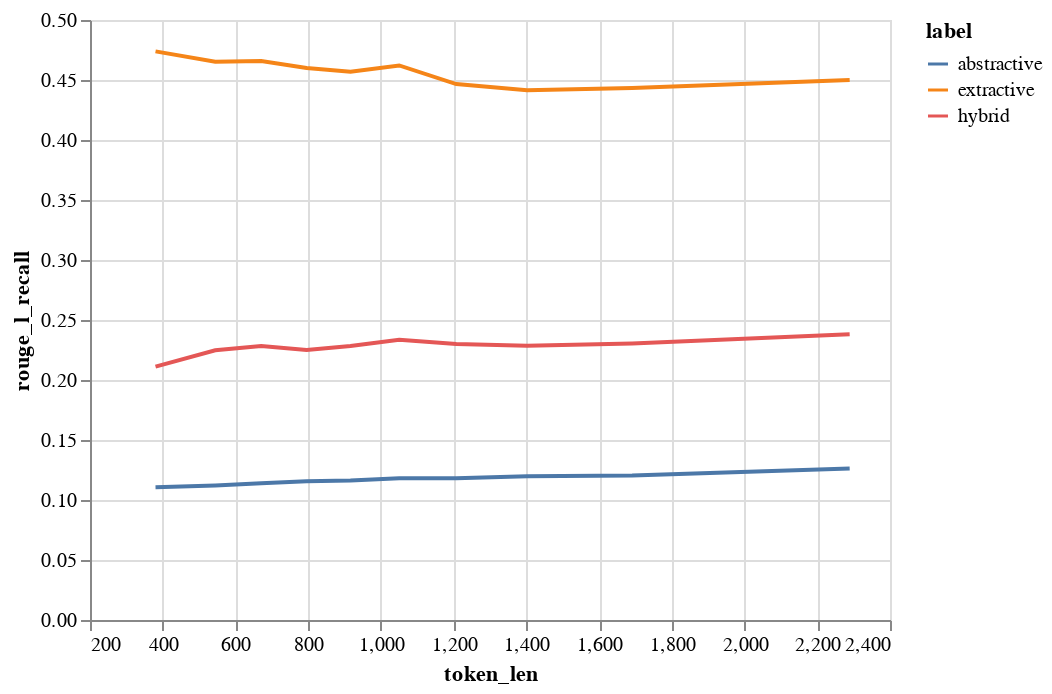

This figure's notebook cell:
### Code cell
alt.Chart(binned_data).mark_line().encode(
    x='token_len',
    y='rouge_l_recall',
    color='label',
)

### Figure 1 — Vega-Lite specification as saved in the notebook (floating-point values rounded to 4 significant figures)
{"config": {"view": {"continuousWidth": 400, "continuousHeight": 300}}, "data": {"name": "data-87c9492c4b06ccd9bc080b772d51fe22"}, "mark": "line", "encoding": {"color": {"type": "nominal", "field": "label"}, "x": {"type": "quantitative", "field": "token_len"}, "y": {"type": "quantitative", "field": "rouge_l_recall"}}, "$schema": "https://vega.github.io/schema/vega-lite/v4.8.1.json", "datasets": {"data-87c9492c4b06ccd9bc080b772d51fe22": [{"token_bin": 0, "label": "abstractive", "doc_id": 6800.0, "char_len": 1383.0, "word_len": 259.2, "token_len": 380.2, "rouge_1_recall": 0.1653, "rouge_1_recall_cb": 0.1653, "rouge_1_recall_ce": 0.1653, "rouge_1_precision": 0.3795, "rouge_1_precision_cb": 0.3795, "rouge_1_precision_ce": 0.3795, "rouge_1_f_score": 0.224, "rouge_1_f_score_cb": 0.224, "rouge_1_f_score_ce": 0.224, "rouge_2_recall": 0.02516, "rouge_2_recall_cb": 0.02516, "rouge_2_recall_ce": 0.02516, "rouge_2_precision": 0.05936, "rouge_2_precision_cb": 0.05936, "rouge_2_precision_ce": 0.05936, "rouge_2_f_score": 0.03435, "rouge_2_f_score_cb": 0.03435, "rouge_2_f_score_ce": 0.03435, "rouge_l_recall": 0.1106, "rouge_l_recall_cb": 0.1106, "rouge_l_recall_ce": 0.1106, "rouge_l_precision": 0.2522, "rouge_l_precision_cb": 0.2522, "rouge_l_precision_ce": 0.2522, "rouge_l_f_score": 0.1495, "rouge_l_f_score_cb": 0.1495, "rouge_l_f_score_ce": 0.1495}, {"token_bin": 0, "label": "extractive", "doc_id": 6800.0, "char_len": 1383.0, "word_len": 259.2, "token_len": 380.2, "rouge_1_recall": 0.5319, "rouge_1_recall_cb": 0.5319, "rouge_1_recall_ce": 0.5319, "rouge_1_precision": 0.3126, "rouge_1_precision_cb": 0.3126, "rouge_1_precision_ce": 0.3126, "rouge_1_f_score": 0.3778, "rouge_1_f_score_cb": 0.3778, "rouge_1_f_score_ce": 0.3778, "rouge_2_recall": 0.2784, "rouge_2_recall_cb": 0.2784, "rouge_2_recall_ce": 0.2784, "rouge_2_precision": 0.1585, "rouge_2_precision_cb": 0.1585, "rouge_2_precision_ce": 0.1585, "rouge_2_f_score": 0.1931, "rouge_2_f_score_cb": 0.1931, "rouge_2_f_score_ce": 0.1931, "rouge_l_recall": 0.4739, "rouge_l_recall_cb": 0.4739, "rouge_l_recall_ce": 0.4739, "rouge_l_precision": 0.2761, "rouge_l_precision_cb": 0.2761, "rouge_l_precision_ce": 0.2761, "rouge_l_f_score": 0.3346, "rouge_l_f_score_cb": 0.3346, "rouge_l_f_score_ce": 0.3346}, {"token_bin": 0, "label": "hybrid", "doc_id": 6800.0, "char_len": 1383.0, "word_len": 259.2, "token_len": 380.2, "rouge_1_recall": 0.2782, "rouge_1_recall_cb": 0.2782, "rouge_1_recall_ce": 0.2782, "rouge_1_precision": 0.3615, "rouge_1_precision_cb": 0.3615, "rouge_1_precision_ce": 0.3615, "rouge_1_f_score": 0.2958, "rouge_1_f_score_cb": 0.2958, "rouge_1_f_score_ce": 0.2958, "rouge_2_recall": 0.07789, "rouge_2_recall_cb": 0.07789, "rouge_2_recall_ce": 0.07789, "rouge_2_precision": 0.09997, "rouge_2_precision_cb": 0.09997, "rouge_2_precision_ce": 0.09997, "rouge_2_f_score": 0.08156, "rouge_2_f_score_cb": 0.08156, "rouge_2_f_score_ce": 0.08156, "rouge_l_recall": 0.2111, "rouge_l_recall_cb": 0.2111, "rouge_l_recall_ce": 0.2111, "rouge_l_precision": 0.2705, "rouge_l_precision_cb": 0.2705, "rouge_l_precision_ce": 0.2705, "rouge_l_f_score": 0.2228, "rouge_l_f_score_cb": 0.2228, "rouge_l_f_score_ce": 0.2228}, {"token_bin": 1, "label": "abstractive", "doc_id": 6557.0, "char_len": 1983.0, "word_len": 375.7, "token_len": 544.5, "rouge_1_recall": 0.1722, "rouge_1_recall_cb": 0.1722, "rouge_1_recall_ce": 0.1722, "rouge_1_precision": 0.3656, "rouge_1_precision_cb": 0.3656, "rouge_1_precision_ce": 0.3656, "rouge_1_f_score": 0.228, "rouge_1_f_score_cb": 0.228, "rouge_1_f_score_ce": 0.228, "rouge_2_recall": 0.02291, "rouge_2_recall_cb": 0.02291, "rouge_2_recall_ce": 0.02291, "rouge_2_precision": 0.04863, "rouge_2_precision_cb": 0.04863, "rouge_2_precision_ce": 0.04863, "rouge_2_f_score": 0.03032, "rouge_2_f_score_cb": 0.03032, "rouge_2_f_score_ce": 0.03032, "rouge_l_recall": 0.1121, "rouge_l_recall_cb": 0.1121, "rouge_l_recall_ce": 0.1121, "rouge_l_precision": 0.2365, "rouge_l_precision_cb": 0.2365, "rouge_l_precision_ce": 0.2365, "rouge_l_f_score": 0.1481, "rouge_l_f_score_cb": 0.1481, "rouge_l_f_score_ce": 0.1481}, {"token_bin": 1, "label": "extractive", "doc_id": 6557.0, "char_len": 1983.0, "word_len": 375.7, "token_len": 544.5, "rouge_1_recall": 0.5274, "rouge_1_recall_cb": 0.5274, "rouge_1_recall_ce": 0.5274, "rouge_1_precision": 0.291, "rouge_1_precision_cb": 0.291, "rouge_1_precision_ce": 0.291, "rouge_1_f_score": 0.3612, "rouge_1_f_score_cb": 0.3612, "rouge_1_f_score_ce": 0.3612, "rouge_2_recall": 0.2672, "rouge_2_recall_cb": 0.2672, "rouge_2_recall_ce": 0.2672, "rouge_2_precision": 0.1409, "rouge_2_precision_cb": 0.1409, "rouge_2_precision_ce": 0.1409, "rouge_2_f_score": 0.1773, "rouge_2_f_score_cb": 0.1773, "rouge_2_f_score_ce": 0.1773, "rouge_l_recall": 0.4653, "rouge_l_recall_cb": 0.4653, "rouge_l_recall_ce": 0.4653, "rouge_l_precision": 0.2542, "rouge_l_precision_cb": 0.2542, "rouge_l_precision_ce": 0.2542, "rouge_l_f_score": 0.3166, "rouge_l_f_score_cb": 0.3166, "rouge_l_f_score_ce": 0.3166}, {"token_bin": 1, "label": "hybrid", "doc_id": 6557.0, "char_len": 1983.0, "word_len": 375.7, "token_len": 544.5, "rouge_1_recall": 0.2965, "rouge_1_recall_cb": 0.2965, "rouge_1_recall_ce": 0.2965, "rouge_1_precision": 0.3406, "rouge_1_precision_cb": 0.3406, "rouge_1_precision_ce": 0.3406, "rouge_1_f_score": 0.299, "rouge_1_f_score_cb": 0.299, "rouge_1_f_score_ce": 0.299, "rouge_2_recall": 0.08149, "rouge_2_recall_cb": 0.08149, "rouge_2_recall_ce": 0.08149, "rouge_2_precision": 0.08927, "rouge_2_precision_cb": 0.08927, "rouge_2_precision_ce": 0.08927, "rouge_2_f_score": 0.07993, "rouge_2_f_score_cb": 0.07993, "rouge_2_f_score_ce": 0.07993, "rouge_l_recall": 0.2247, "rouge_l_recall_cb": 0.2247, "rouge_l_recall_ce": 0.2247, "rouge_l_precision": 0.2541, "rouge_l_precision_cb": 0.2541, "rouge_l_precision_ce": 0.2541, "rouge_l_f_score": 0.2246, "rouge_l_f_score_cb": 0.2246, "rouge_l_f_score_ce": 0.2246}, {"token_bin": 2, "label": "abstractive", "doc_id": 6761.0, "char_len": 2456.0, "word_len": 465.3, "token_len": 670.8, "rouge_1_recall": 0.1764, "rouge_1_recall_cb": 0.1764, "rouge_1_recall_ce": 0.1764, "rouge_1_precision": 0.3597, "rouge_1_precision_cb": 0.3597, "rouge_1_precision_ce": 0.3597, "rouge_1_f_score": 0.2301, "rouge_1_f_score_cb": 0.2301, "rouge_1_f_score_ce": 0.2301, "rouge_2_recall": 0.02203, "rouge_2_recall_cb": 0.02203, "rouge_2_recall_ce": 0.02203, "rouge_2_precision": 0.04474, "rouge_2_precision_cb": 0.04474, "rouge_2_precision_ce": 0.04474, "rouge_2_f_score": 0.02871, "rouge_2_f_score_cb": 0.02871, "rouge_2_f_score_ce": 0.02871, "rouge_l_recall": 0.114, "rouge_l_recall_cb": 0.114, "rouge_l_recall_ce": 0.114, "rouge_l_precision": 0.2313, "rouge_l_precision_cb": 0.2313, "rouge_l_precision_ce": 0.2313, "rouge_l_f_score": 0.1484, "rouge_l_f_score_cb": 0.1484, "rouge_l_f_score_ce": 0.1484}, {"token_bin": 2, "label": "extractive", "doc_id": 6761.0, "char_len": 2456.0, "word_len": 465.3, "token_len": 670.8, "rouge_1_recall": 0.5227, "rouge_1_recall_cb": 0.5227, "rouge_1_recall_ce": 0.5227, "rouge_1_precision": 0.2745, "rouge_1_precision_cb": 0.2745, "rouge_1_precision_ce": 0.2745, "rouge_1_f_score": 0.3459, "rouge_1_f_score_cb": 0.3459, "rouge_1_f_score_ce": 0.3459, "rouge_2_recall": 0.2623, "rouge_2_recall_cb": 0.2623, "rouge_2_recall_ce": 0.2623, "rouge_2_precision": 0.1301, "rouge_2_precision_cb": 0.1301, "rouge_2_precision_ce": 0.1301, "rouge_2_f_score": 0.167, "rouge_2_f_score_cb": 0.167, "rouge_2_f_score_ce": 0.167, "rouge_l_recall": 0.4658, "rouge_l_recall_cb": 0.4658, "rouge_l_recall_ce": 0.4658, "rouge_l_precision": 0.242, "rouge_l_precision_cb": 0.242, "rouge_l_precision_ce": 0.242, "rouge_l_f_score": 0.306, "rouge_l_f_score_cb": 0.306, "rouge_l_f_score_ce": 0.306}, {"token_bin": 2, "label": "hybrid", "doc_id": 6761.0, "char_len": 2456.0, "word_len": 465.3, "token_len": 670.8, "rouge_1_recall": 0.2995, "rouge_1_recall_cb": 0.2995, "rouge_1_recall_ce": 0.2995, "rouge_1_precision": 0.3235, "rouge_1_precision_cb": 0.3235, "rouge_1_precision_ce": 0.3235, "rouge_1_f_score": 0.2925, "rouge_1_f_score_cb": 0.2925, "rouge_1_f_score_ce": 0.2925, "rouge_2_recall": 0.08059, "rouge_2_recall_cb": 0.08059, "rouge_2_recall_ce": 0.08059, "rouge_2_precision": 0.08287, "rouge_2_precision_cb": 0.08287, "rouge_2_precision_ce": 0.08287, "rouge_2_f_score": 0.07646, "rouge_2_f_score_cb": 0.07646, "rouge_2_f_score_ce": 0.07646, "rouge_l_recall": 0.2283, "rouge_l_recall_cb": 0.2283, "rouge_l_recall_ce": 0.2283, "rouge_l_precision": 0.2432, "rouge_l_precision_cb": 0.2432, "rouge_l_precision_ce": 0.2432, "rouge_l_f_score": 0.2212, "rouge_l_f_score_cb": 0.2212, "rouge_l_f_score_ce": 0.2212}, {"token_bin": 3, "label": "abstractive", "doc_id": 6560.0, "char_len": 2921.0, "word_len": 555.4, "token_len": 795.6, "rouge_1_recall": 0.1805, "rouge_1_recall_cb": 0.1805, "rouge_1_recall_ce": 0.1805, "rouge_1_precision": 0.3569, "rouge_1_precision_cb": 0.3569, "rouge_1_precision_ce": 0.3569, "rouge_1_f_score": 0.2332, "rouge_1_f_score_cb": 0.2332, "rouge_1_f_score_ce": 0.2332, "rouge_2_recall": 0.02182, "rouge_2_recall_cb": 0.02182, "rouge_2_recall_ce": 0.02182, "rouge_2_precision": 0.04306, "rouge_2_precision_cb": 0.04306, "rouge_2_precision_ce": 0.04306, "rouge_2_f_score": 0.02814, "rouge_2_f_score_cb": 0.02814, "rouge_2_f_score_ce": 0.02814, "rouge_l_recall": 0.1156, "rouge_l_recall_cb": 0.1156, "rouge_l_recall_ce": 0.1156, "rouge_l_precision": 0.228, "rouge_l_precision_cb": 0.228, "rouge_l_precision_ce": 0.228, "rouge_l_f_score": 0.1493, "rouge_l_f_score_cb": 0.1493, "rouge_l_f_score_ce": 0.1493}, {"token_bin": 3, "label": "extractive", "doc_id": 6560.0, "char_len": 2921.0, "word_len": 555.4, "token_len": 795.6, "rouge_1_recall": 0.5175, "rouge_1_recall_cb": 0.5175, "rouge_1_recall_ce": 0.5175, "rouge_1_precision": 0.2647, "rouge_1_precision_cb": 0.2647, "rouge_1_precision_ce": 0.2647, "rouge_1_f_score": 0.3361, "rouge_1_f_score_cb": 0.3361, "rouge_1_f_score_ce": 0.3361, "rouge_2_recall": 0.2502, "rouge_2_recall_cb": 0.2502, "rouge_2_recall_ce": 0.2502, "rouge_2_precision": 0.1218, "rouge_2_precision_cb": 0.1218, "rouge_2_precision_ce": 0.1218, "rouge_2_f_score": 0.1567, "rouge_2_f_score_cb": 0.1567, "rouge_2_f_score_ce": 0.1567, "rouge_l_recall": 0.4599, "rouge_l_recall_cb": 0.4599, "rouge_l_recall_ce": 0.4599, "rouge_l_precision": 0.233, "rouge_l_precision_cb": 0.233, "rouge_l_precision_ce": 0.233, "rouge_l_f_score": 0.2967, "rouge_l_f_score_cb": 0.2967, "rouge_l_f_score_ce": 0.2967}, {"token_bin": 3, "label": "hybrid", "doc_id": 6560.0, "char_len": 2921.0, "word_len": 555.4, "token_len": 795.6, "rouge_1_recall": 0.2976, "rouge_1_recall_cb": 0.2976, "rouge_1_recall_ce": 0.2976, "rouge_1_precision": 0.3164, "rouge_1_precision_cb": 0.3164, "rouge_1_precision_ce": 0.3164, "rouge_1_f_score": 0.2889, "rouge_1_f_score_cb": 0.2889, "rouge_1_f_score_ce": 0.2889, "rouge_2_recall": 0.07606, "rouge_2_recall_cb": 0.07606, "rouge_2_recall_ce": 0.07606, "rouge_2_precision": 0.07681, "rouge_2_precision_cb": 0.07681, "rouge_2_precision_ce": 0.07681, "rouge_2_f_score": 0.07159, "rouge_2_f_score_cb": 0.07159, "rouge_2_f_score_ce": 0.07159, "rouge_l_recall": 0.2249, "rouge_l_recall_cb": 0.2249, "rouge_l_recall_ce": 0.2249, "rouge_l_precision": 0.2352, "rouge_l_precision_cb": 0.2352, "rouge_l_precision_ce": 0.2352, "rouge_l_f_score": 0.2162, "rouge_l_f_score_cb": 0.2162, "rouge_l_f_score_ce": 0.2162}, {"token_bin": 4, "label": "abstractive", "doc_id": 6597.0, "char_len": 3356.0, "word_len": 638.1, "token_len": 916.3, "rouge_1_recall": 0.1817, "rouge_1_recall_cb": 0.1817, "rouge_1_recall_ce": 0.1817, "rouge_1_precision": 0.3548, "rouge_1_precision_cb": 0.3548, "rouge_1_precision_ce": 0.3548, "rouge_1_f_score": 0.2339, "rouge_1_f_score_cb": 0.2339, "rouge_1_f_score_ce": 0.2339, "rouge_2_recall": 0.0216, "rouge_2_recall_cb": 0.0216, "rouge_2_recall_ce": 0.0216, "rouge_2_precision": 0.04205, "rouge_2_precision_cb": 0.04205, "rouge_2_precision_ce": 0.04205, "rouge_2_f_score": 0.02777, "rouge_2_f_score_cb": 0.02777, "rouge_2_f_score_ce": 0.02777, "rouge_l_recall": 0.1162, "rouge_l_recall_cb": 0.1162, "rouge_l_recall_ce": 0.1162, "rouge_l_precision": 0.2265, "rouge_l_precision_cb": 0.2265, "rouge_l_precision_ce": 0.2265, "rouge_l_f_score": 0.1496, "rouge_l_f_score_cb": 0.1496, "rouge_l_f_score_ce": 0.1496}, {"token_bin": 4, "label": "extractive", "doc_id": 6597.0, "char_len": 3356.0, "word_len": 638.1, "token_len": 916.3, "rouge_1_recall": 0.5184, "rouge_1_recall_cb": 0.5184, "rouge_1_recall_ce": 0.5184, "rouge_1_precision": 0.2605, "rouge_1_precision_cb": 0.2605, "rouge_1_precision_ce": 0.2605, "rouge_1_f_score": 0.3337, "rouge_1_f_score_cb": 0.3337, "rouge_1_f_score_ce": 0.3337, "rouge_2_recall": 0.2465, "rouge_2_recall_cb": 0.2465, "rouge_2_recall_ce": 0.2465, "rouge_2_precision": 0.117, "rouge_2_precision_cb": 0.117, "rouge_2_precision_ce": 0.117, "rouge_2_f_score": 0.1522, "rouge_2_f_score_cb": 0.1522, "rouge_2_f_score_ce": 0.1522, "rouge_l_recall": 0.4569, "rouge_l_recall_cb": 0.4569, "rouge_l_recall_ce": 0.4569, "rouge_l_precision": 0.2275, "rouge_l_precision_cb": 0.2275, "rouge_l_precision_ce": 0.2275, "rouge_l_f_score": 0.2922, "rouge_l_f_score_cb": 0.2922, "rouge_l_f_score_ce": 0.2922}, {"token_bin": 4, "label": "hybrid", "doc_id": 6597.0, "char_len": 3356.0, "word_len": 638.1, "token_len": 916.3, "rouge_1_recall": 0.3006, "rouge_1_recall_cb": 0.3006, "rouge_1_recall_ce": 0.3006, "rouge_1_precision": 0.3156, "rouge_1_precision_cb": 0.3156, "rouge_1_precision_ce": 0.3156, "rouge_1_f_score": 0.2902, "rouge_1_f_score_cb": 0.2902, "rouge_1_f_score_ce": 0.2902, "rouge_2_recall": 0.07548, "rouge_2_recall_cb": 0.07548, "rouge_2_recall_ce": 0.07548, "rouge_2_precision": 0.07504, "rouge_2_precision_cb": 0.07504, "rouge_2_precision_ce": 0.07504, "rouge_2_f_score": 0.07044, "rouge_2_f_score_cb": 0.07044, "rouge_2_f_score_ce": 0.07044, "rouge_l_recall": 0.2284, "rouge_l_recall_cb": 0.2284, "rouge_l_recall_ce": 0.2284, "rouge_l_precision": 0.2358, "rouge_l_precision_cb": 0.2358, "rouge_l_precision_ce": 0.2358, "rouge_l_f_score": 0.2184, "rouge_l_f_score_cb": 0.2184, "rouge_l_f_score_ce": 0.2184}, {"token_bin": 5, "label": "abstractive", "doc_id": 6752.0, "char_len": 3844.0, "word_len": 731.1, "token_len": 1050.0, "rouge_1_recall": 0.1852, "rouge_1_recall_cb": 0.1852, "rouge_1_recall_ce": 0.1852, "rouge_1_precision": 0.3529, "rouge_1_precision_cb": 0.3529, "rouge_1_precision_ce": 0.3529, "rouge_1_f_score": 0.2363, "rouge_1_f_score_cb": 0.2363, "rouge_1_f_score_ce": 0.2363, "rouge_2_recall": 0.02217, "rouge_2_recall_cb": 0.02217, "rouge_2_recall_ce": 0.02217, "rouge_2_precision": 0.04235, "rouge_2_precision_cb": 0.04235, "rouge_2_precision_ce": 0.04235, "rouge_2_f_score": 0.02828, "rouge_2_f_score_cb": 0.02828, "rouge_2_f_score_ce": 0.02828, "rouge_l_recall": 0.118, "rouge_l_recall_cb": 0.118, "rouge_l_recall_ce": 0.118, "rouge_l_precision": 0.2242, "rouge_l_precision_cb": 0.2242, "rouge_l_precision_ce": 0.2242, "rouge_l_f_score": 0.1504, "rouge_l_f_score_cb": 0.1504, "rouge_l_f_score_ce": 0.1504}, {"token_bin": 5, "label": "extractive", "doc_id": 6752.0, "char_len": 3844.0, "word_len": 731.1, "token_len": 1050.0, "rouge_1_recall": 0.5211, "rouge_1_recall_cb": 0.5211, "rouge_1_recall_ce": 0.5211, "rouge_1_precision": 0.2612, "rouge_1_precision_cb": 0.2612, "rouge_1_precision_ce": 0.2612, "rouge_1_f_score": 0.3346, "rouge_1_f_score_cb": 0.3346, "rouge_1_f_score_ce": 0.3346, "rouge_2_recall": 0.2569, "rouge_2_recall_cb": 0.2569, "rouge_2_recall_ce": 0.2569, "rouge_2_precision": 0.1228, "rouge_2_precision_cb": 0.1228, "rouge_2_precision_ce": 0.1228, "rouge_2_f_score": 0.1593, "rouge_2_f_score_cb": 0.1593, "rouge_2_f_score_ce": 0.1593, "rouge_l_recall": 0.4621, "rouge_l_recall_cb": 0.4621, "rouge_l_recall_ce": 0.4621, "rouge_l_precision": 0.2298, "rouge_l_precision_cb": 0.2298, "rouge_l_precision_ce": 0.2298, "rouge_l_f_score": 0.2951, "rouge_l_f_score_cb": 0.2951, "rouge_l_f_score_ce": 0.2951}, {"token_bin": 5, "label": "hybrid", "doc_id": 6752.0, "char_len": 3844.0, "word_len": 731.1, "token_len": 1050.0, "rouge_1_recall": 0.3078, "rouge_1_recall_cb": 0.3078, "rouge_1_recall_ce": 0.3078, "rouge_1_precision": 0.3119, "rouge_1_precision_cb": 0.3119, "rouge_1_precision_ce": 0.3119, "rouge_1_f_score": 0.292, "rouge_1_f_score_cb": 0.292, "rouge_1_f_score_ce": 0.292, "rouge_2_recall": 0.08023, "rouge_2_recall_cb": 0.08023, "rouge_2_recall_ce": 0.08023, "rouge_2_precision": 0.07624, "rouge_2_precision_cb": 0.07624, "rouge_2_precision_ce": 0.07624, "rouge_2_f_score": 0.07321, "rouge_2_f_score_cb": 0.07321, "rouge_2_f_score_ce": 0.07321, "rouge_l_recall": 0.2335, "rouge_l_recall_cb": 0.2335, "rouge_l_recall_ce": 0.2335, "rouge_l_precision": 0.2317, "rouge_l_precision_cb": 0.2317, "rouge_l_precision_ce": 0.2317, "rouge_l_f_score": 0.2188, "rouge_l_f_score_cb": 0.2188, "rouge_l_f_score_ce": 0.2188}, {"token_bin": 6, "label": "abstractive", "doc_id": 6693.0, "char_len": 4424.0, "word_len": 843.6, "token_len": 1207.0, "rouge_1_recall": 0.1876, "rouge_1_recall_cb": 0.1876, "rouge_1_recall_ce": 0.1876, "rouge_1_precision": 0.3488, "rouge_1_precision_cb": 0.3488, "rouge_1_precision_ce": 0.3488, "rouge_1_f_score": 0.237, "rouge_1_f_score_cb": 0.237, "rouge_1_f_score_ce": 0.237, "rouge_2_recall": 0.02174, "rouge_2_recall_cb": 0.02174, "rouge_2_recall_ce": 0.02174, "rouge_2_precision": 0.03986, "rouge_2_precision_cb": 0.03986, "rouge_2_precision_ce": 0.03986, "rouge_2_f_score": 0.02734, "rouge_2_f_score_cb": 0.02734, "rouge_2_f_score_ce": 0.02734, "rouge_l_recall": 0.1182, "rouge_l_recall_cb": 0.1182, "rouge_l_recall_ce": 0.1182, "rouge_l_precision": 0.2189, "rouge_l_precision_cb": 0.2189, "rouge_l_precision_ce": 0.2189, "rouge_l_f_score": 0.1491, "rouge_l_f_score_cb": 0.1491, "rouge_l_f_score_ce": 0.1491}, {"token_bin": 6, "label": "extractive", "doc_id": 6693.0, "char_len": 4424.0, "word_len": 843.6, "token_len": 1207.0, "rouge_1_recall": 0.5095, "rouge_1_recall_cb": 0.5095, "rouge_1_recall_ce": 0.5095, "rouge_1_precision": 0.2509, "rouge_1_precision_cb": 0.2509, "rouge_1_precision_ce": 0.2509, "rouge_1_f_score": 0.3217, "rouge_1_f_score_cb": 0.3217, "rouge_1_f_score_ce": 0.3217, "rouge_2_recall": 0.2319, "rouge_2_recall_cb": 0.2319, "rouge_2_recall_ce": 0.2319, "rouge_2_precision": 0.1088, "rouge_2_precision_cb": 0.1088, "rouge_2_precision_ce": 0.1088, "rouge_2_f_score": 0.1413, "rouge_2_f_score_cb": 0.1413, "rouge_2_f_score_ce": 0.1413, "rouge_l_recall": 0.4466, "rouge_l_recall_cb": 0.4466, "rouge_l_recall_ce": 0.4466, "rouge_l_precision": 0.2173, "rouge_l_precision_cb": 0.2173, "rouge_l_precision_ce": 0.2173, "rouge_l_f_score": 0.2797, "rouge_l_f_score_cb": 0.2797, "rouge_l_f_score_ce": 0.2797}, {"token_bin": 6, "label": "hybrid", "doc_id": 6693.0, "char_len": 4424.0, "word_len": 843.6, "token_len": 1207.0, "rouge_1_recall": 0.3046, "rouge_1_recall_cb": 0.3046, "rouge_1_recall_ce": 0.3046, "rouge_1_precision": 0.3014, "rouge_1_precision_cb": 0.3014, "rouge_1_precision_ce": 0.3014, "rouge_1_f_score": 0.2837, "rouge_1_f_score_cb": 0.2837, "rouge_1_f_score_ce": 0.2837, "rouge_2_recall": 0.07312, "rouge_2_recall_cb": 0.07312, "rouge_2_recall_ce": 0.07312, "rouge_2_precision": 0.0682, "rouge_2_precision_cb": 0.0682, "rouge_2_precision_ce": 0.0682, "rouge_2_f_score": 0.06579, "rouge_2_f_score_cb": 0.06579, "rouge_2_f_score_ce": 0.06579, "rouge_l_recall": 0.2299, "rouge_l_recall_cb": 0.2299, "rouge_l_recall_ce": 0.2299, "rouge_l_precision": 0.2235, "rouge_l_precision_cb": 0.2235, "rouge_l_precision_ce": 0.2235, "rouge_l_f_score": 0.2119, "rouge_l_f_score_cb": 0.2119, "rouge_l_f_score_ce": 0.2119}, {"token_bin": 7, "label": "abstractive", "doc_id": 6627.0, "char_len": 5122.0, "word_len": 976.3, "token_len": 1402.0, "rouge_1_recall": 0.187, "rouge_1_recall_cb": 0.187, "rouge_1_recall_ce": 0.187, "rouge_1_precision": 0.3373, "rouge_1_precision_cb": 0.3373, "rouge_1_precision_ce": 0.3373, "rouge_1_f_score": 0.233, "rouge_1_f_score_cb": 0.233, "rouge_1_f_score_ce": 0.233, "rouge_2_recall": 0.02064, "rouge_2_recall_cb": 0.02064, "rouge_2_recall_ce": 0.02064, "rouge_2_precision": 0.03686, "rouge_2_precision_cb": 0.03686, "rouge_2_precision_ce": 0.03686, "rouge_2_f_score": 0.02559, "rouge_2_f_score_cb": 0.02559, "rouge_2_f_score_ce": 0.02559, "rouge_l_recall": 0.1197, "rouge_l_recall_cb": 0.1197, "rouge_l_recall_ce": 0.1197, "rouge_l_precision": 0.216, "rouge_l_precision_cb": 0.216, "rouge_l_precision_ce": 0.216, "rouge_l_f_score": 0.1492, "rouge_l_f_score_cb": 0.1492, "rouge_l_f_score_ce": 0.1492}, {"token_bin": 7, "label": "extractive", "doc_id": 6627.0, "char_len": 5122.0, "word_len": 976.3, "token_len": 1402.0, "rouge_1_recall": 0.5036, "rouge_1_recall_cb": 0.5036, "rouge_1_recall_ce": 0.5036, "rouge_1_precision": 0.2413, "rouge_1_precision_cb": 0.2413, "rouge_1_precision_ce": 0.2413, "rouge_1_f_score": 0.3117, "rouge_1_f_score_cb": 0.3117, "rouge_1_f_score_ce": 0.3117, "rouge_2_recall": 0.2262, "rouge_2_recall_cb": 0.2262, "rouge_2_recall_ce": 0.2262, "rouge_2_precision": 0.104, "rouge_2_precision_cb": 0.104, "rouge_2_precision_ce": 0.104, "rouge_2_f_score": 0.1357, "rouge_2_f_score_cb": 0.1357, "rouge_2_f_score_ce": 0.1357, "rouge_l_recall": 0.4415, "rouge_l_recall_cb": 0.4415, "rouge_l_recall_ce": 0.4415, "rouge_l_precision": 0.2094, "rouge_l_precision_cb": 0.2094, "rouge_l_precision_ce": 0.2094, "rouge_l_f_score": 0.2713, "rouge_l_f_score_cb": 0.2713, "rouge_l_f_score_ce": 0.2713}, {"token_bin": 7, "label": "hybrid", "doc_id": 6627.0, "char_len": 5122.0, "word_len": 976.3, "token_len": 1402.0, "rouge_1_recall": 0.3027, "rouge_1_recall_cb": 0.3027, "rouge_1_recall_ce": 0.3027, "rouge_1_precision": 0.2926, "rouge_1_precision_cb": 0.2926, "rouge_1_precision_ce": 0.2926, "rouge_1_f_score": 0.2789, "rouge_1_f_score_cb": 0.2789, "rouge_1_f_score_ce": 0.2789, "rouge_2_recall": 0.07081, "rouge_2_recall_cb": 0.07081, "rouge_2_recall_ce": 0.07081, "rouge_2_precision": 0.06395, "rouge_2_precision_cb": 0.06395, "rouge_2_precision_ce": 0.06395, "rouge_2_f_score": 0.06267, "rouge_2_f_score_cb": 0.06267, "rouge_2_f_score_ce": 0.06267, "rouge_l_recall": 0.2286, "rouge_l_recall_cb": 0.2286, "rouge_l_recall_ce": 0.2286, "rouge_l_precision": 0.2181, "rouge_l_precision_cb": 0.2181, "rouge_l_precision_ce": 0.2181, "rouge_l_f_score": 0.209, "rouge_l_f_score_cb": 0.209, "rouge_l_f_score_ce": 0.209}, {"token_bin": 8, "label": "abstractive", "doc_id": 6746.0, "char_len": 6133.0, "word_len": 1172.0, "token_len": 1691.0, "rouge_1_recall": 0.1903, "rouge_1_recall_cb": 0.1903, "rouge_1_recall_ce": 0.1903, "rouge_1_precision": 0.3324, "rouge_1_precision_cb": 0.3324, "rouge_1_precision_ce": 0.3324, "rouge_1_f_score": 0.2341, "rouge_1_f_score_cb": 0.2341, "rouge_1_f_score_ce": 0.2341, "rouge_2_recall": 0.02099, "rouge_2_recall_cb": 0.02099, "rouge_2_recall_ce": 0.02099, "rouge_2_precision": 0.03631, "rouge_2_precision_cb": 0.03631, "rouge_2_precision_ce": 0.03631, "rouge_2_f_score": 0.02569, "rouge_2_f_score_cb": 0.02569, "rouge_2_f_score_ce": 0.02569, "rouge_l_recall": 0.1204, "rouge_l_recall_cb": 0.1204, "rouge_l_recall_ce": 0.1204, "rouge_l_precision": 0.2096, "rouge_l_precision_cb": 0.2096, "rouge_l_precision_ce": 0.2096, "rouge_l_f_score": 0.1479, "rouge_l_f_score_cb": 0.1479, "rouge_l_f_score_ce": 0.1479}, {"token_bin": 8, "label": "extractive", "doc_id": 6746.0, "char_len": 6133.0, "word_len": 1172.0, "token_len": 1691.0, "rouge_1_recall": 0.502, "rouge_1_recall_cb": 0.502, "rouge_1_recall_ce": 0.502, "rouge_1_precision": 0.2286, "rouge_1_precision_cb": 0.2286, "rouge_1_precision_ce": 0.2286, "rouge_1_f_score": 0.3006, "rouge_1_f_score_cb": 0.3006, "rouge_1_f_score_ce": 0.3006, "rouge_2_recall": 0.2264, "rouge_2_recall_cb": 0.2264, "rouge_2_recall_ce": 0.2264, "rouge_2_precision": 0.09766, "rouge_2_precision_cb": 0.09766, "rouge_2_precision_ce": 0.09766, "rouge_2_f_score": 0.1306, "rouge_2_f_score_cb": 0.1306, "rouge_2_f_score_ce": 0.1306, "rouge_l_recall": 0.4433, "rouge_l_recall_cb": 0.4433, "rouge_l_recall_ce": 0.4433, "rouge_l_precision": 0.1996, "rouge_l_precision_cb": 0.1996, "rouge_l_precision_ce": 0.1996, "rouge_l_f_score": 0.2634, "rouge_l_f_score_cb": 0.2634, "rouge_l_f_score_ce": 0.2634}, {"token_bin": 8, "label": "hybrid", "doc_id": 6746.0, "char_len": 6133.0, "word_len": 1172.0, "token_len": 1691.0, "rouge_1_recall": 0.3075, "rouge_1_recall_cb": 0.3075, "rouge_1_recall_ce": 0.3075, "rouge_1_precision": 0.2811, "rouge_1_precision_cb": 0.2811, "rouge_1_precision_ce": 0.2811, "rouge_1_f_score": 0.2757, "rouge_1_f_score_cb": 0.2757, "rouge_1_f_score_ce": 0.2757, "rouge_2_recall": 0.07061, "rouge_2_recall_cb": 0.07061, "rouge_2_recall_ce": 0.07061, "rouge_2_precision": 0.06033, "rouge_2_precision_cb": 0.06033, "rouge_2_precision_ce": 0.06033, "rouge_2_f_score": 0.06094, "rouge_2_f_score_cb": 0.06094, "rouge_2_f_score_ce": 0.06094, "rouge_l_recall": 0.2305, "rouge_l_recall_cb": 0.2305, "rouge_l_recall_ce": 0.2305, "rouge_l_precision": 0.2068, "rouge_l_precision_cb": 0.2068, "rouge_l_precision_ce": 0.2068, "rouge_l_f_score": 0.2043, "rouge_l_f_score_cb": 0.2043, "rouge_l_f_score_ce": 0.2043}, {"token_bin": 9, "label": "abstractive", "doc_id": 6740.0, "char_len": 8200.0, "word_len": 1574.0, "token_len": 2289.0, "rouge_1_recall": 0.197, "rouge_1_recall_cb": 0.197, "rouge_1_recall_ce": 0.197, "rouge_1_precision": 0.3122, "rouge_1_precision_cb": 0.3122, "rouge_1_precision_ce": 0.3122, "rouge_1_f_score": 0.2324, "rouge_1_f_score_cb": 0.2324, "rouge_1_f_score_ce": 0.2324, "rouge_2_recall": 0.02106, "rouge_2_recall_cb": 0.02106, "rouge_2_recall_ce": 0.02106, "rouge_2_precision": 0.0326, "rouge_2_precision_cb": 0.0326, "rouge_2_precision_ce": 0.0326, "rouge_2_f_score": 0.02461, "rouge_2_f_score_cb": 0.02461, "rouge_2_f_score_ce": 0.02461, "rouge_l_recall": 0.1262, "rouge_l_recall_cb": 0.1262, "rouge_l_recall_ce": 0.1262, "rouge_l_precision": 0.1997, "rouge_l_precision_cb": 0.1997, "rouge_l_precision_ce": 0.1997, "rouge_l_f_score": 0.1487, "rouge_l_f_score_cb": 0.1487, "rouge_l_f_score_ce": 0.1487}, {"token_bin": 9, "label": "extractive", "doc_id": 6740.0, "char_len": 8200.0, "word_len": 1574.0, "token_len": 2289.0, "rouge_1_recall": 0.5147, "rouge_1_recall_cb": 0.5147, "rouge_1_recall_ce": 0.5147, "rouge_1_precision": 0.2121, "rouge_1_precision_cb": 0.2121, "rouge_1_precision_ce": 0.2121, "rouge_1_f_score": 0.2873, "rouge_1_f_score_cb": 0.2873, "rouge_1_f_score_ce": 0.2873, "rouge_2_recall": 0.2286, "rouge_2_recall_cb": 0.2286, "rouge_2_recall_ce": 0.2286, "rouge_2_precision": 0.0882, "rouge_2_precision_cb": 0.0882, "rouge_2_precision_ce": 0.0882, "rouge_2_f_score": 0.122, "rouge_2_f_score_cb": 0.122, "rouge_2_f_score_ce": 0.122, "rouge_l_recall": 0.45, "rouge_l_recall_cb": 0.45, "rouge_l_recall_ce": 0.45, "rouge_l_precision": 0.1832, "rouge_l_precision_cb": 0.1832, "rouge_l_precision_ce": 0.1832, "rouge_l_f_score": 0.2491, "rouge_l_f_score_cb": 0.2491, "rouge_l_f_score_ce": 0.2491}, {"token_bin": 9, "label": "hybrid", "doc_id": 6740.0, "char_len": 8200.0, "word_len": 1574.0, "token_len": 2289.0, "rouge_1_recall": 0.3183, "rouge_1_recall_cb": 0.3183, "rouge_1_recall_ce": 0.3183, "rouge_1_precision": 0.2728, "rouge_1_precision_cb": 0.2728, "rouge_1_precision_ce": 0.2728, "rouge_1_f_score": 0.2745, "rouge_1_f_score_cb": 0.2745, "rouge_1_f_score_ce": 0.2745, "rouge_2_recall": 0.07251, "rouge_2_recall_cb": 0.07251, "rouge_2_recall_ce": 0.07251, "rouge_2_precision": 0.05736, "rouge_2_precision_cb": 0.05736, "rouge_2_precision_ce": 0.05736, "rouge_2_f_score": 0.05966, "rouge_2_f_score_cb": 0.05966, "rouge_2_f_score_ce": 0.05966, "rouge_l_recall": 0.2381, "rouge_l_recall_cb": 0.2381, "rouge_l_recall_ce": 0.2381, "rouge_l_precision": 0.2004, "rouge_l_precision_cb": 0.2004, "rouge_l_precision_ce": 0.2004, "rouge_l_f_score": 0.2029, "rouge_l_f_score_cb": 0.2029, "rouge_l_f_score_ce": 0.2029}]}}
